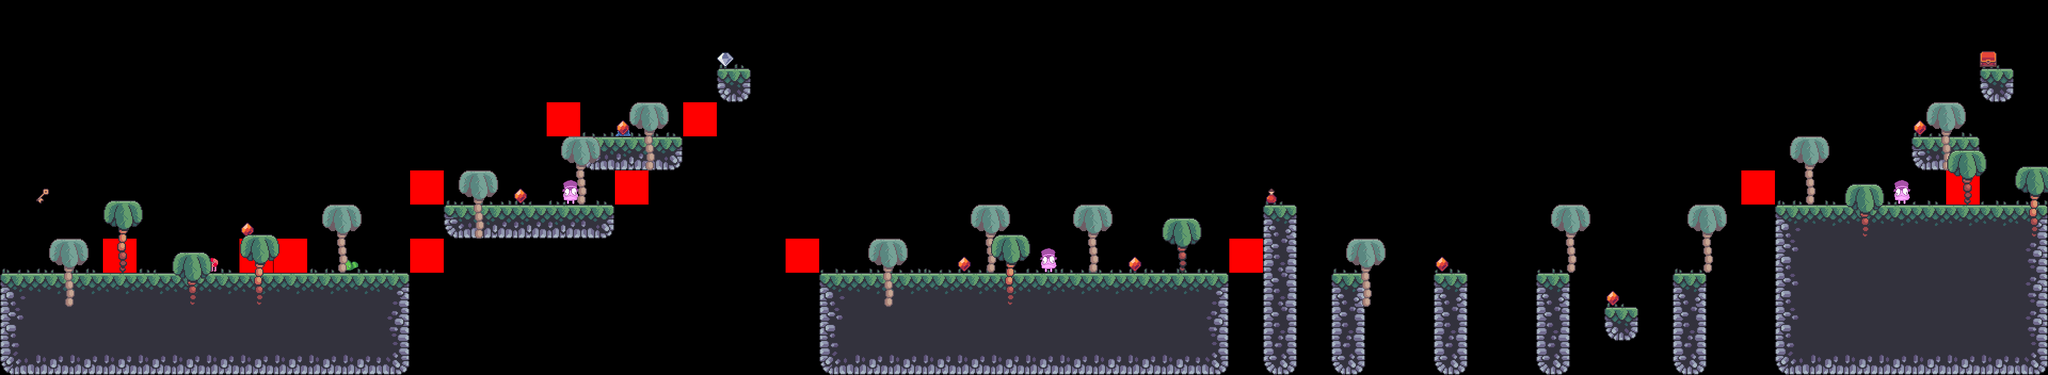

This game map was drawn from its Tiled (.tmx) file and the tilesets committed beside it. A one-line description and the trimmed map source follow:
An orthogonal 60x11 tile map with 64x64 px tiles, 8 tile layers (terrain, grass, enemy, constraints, ...), 6 tilesets.

<map version="1.5" tiledversion="1.7.2" orientation="orthogonal" renderorder="right-down" width="60" height="11" tilewidth="64" tileheight="64" infinite="0" nextlayerid="9" nextobjectid="1">
 <editorsettings>
  <export target="level3/level3.csv" format="csv" />
 </editorsettings>
 <tileset firstgid="1" source="terrain_tiles.tsx" />
 <tileset firstgid="17" source="palms.tsx" />
 <tileset firstgid="20" source="grass.tsx" />
 <tileset firstgid="25" source="item.tsx" />
 <tileset firstgid="29" source="startend.tsx" />
 <tileset firstgid="31" source="enemy_tileset.tsx" />
 <layer id="1" name="terrain" width="60" height="11" locked="1">
  <data>[660 cells, 142 non-empty, 16 distinct tile ids]</data>
 </layer>
 <layer id="2" name="grass" width="60" height="11" locked="1">
  <data>[660 cells, 50 non-empty, 5 distinct tile ids]</data>
 </layer>
 <layer id="3" name="enemy" width="60" height="11" locked="1">
  <data>[660 cells, 6 non-empty, 4 distinct tile ids]</data>
 </layer>
 <layer id="4" name="constraints" width="60" height="11" locked="1">
  <data>[660 cells, 12 non-empty, 1 distinct tile ids]</data>
 </layer>
 <layer id="5" name="item" width="60" height="11" locked="1">
  <data>[660 cells, 11 non-empty, 3 distinct tile ids]</data>
 </layer>
 <layer id="6" name="player_startend" width="60" height="11" locked="1">
  <data>[660 cells, 2 non-empty, 2 distinct tile ids]</data>
 </layer>
 <layer id="7" name="bg_palms" width="60" height="11" locked="1">
  <data>[660 cells, 13 non-empty, 1 distinct tile ids]</data>
 </layer>
 <layer id="8" name="fg_palms" width="60" height="11" locked="1">
  <data>[660 cells, 8 non-empty, 2 distinct tile ids]</data>
 </layer>
</map>
